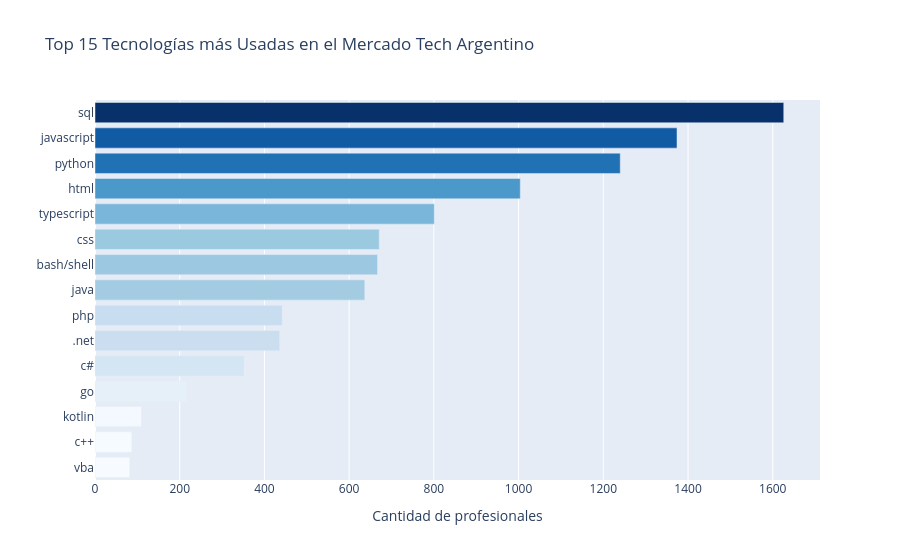

This figure's notebook cell:
### Code cell
### Celda 8 corregida — Filtrar valores no tecnológicos
excluir = ['ninguno de los anteriores', 'no utilizo', 'ninguna', 'otros', 'other']

tecnologias_exploded = df['tecnologias'].dropna().str.lower().str.split(',').explode()
tecnologias_exploded = tecnologias_exploded.str.strip()
tecnologias_exploded = tecnologias_exploded[~tecnologias_exploded.isin(excluir)]

top_techs = tecnologias_exploded.value_counts().head(15).reset_index()
top_techs.columns = ['tecnologia', 'cantidad']

fig = px.bar(
    top_techs,
    x='cantidad',
    y='tecnologia',
    orientation='h',
    title='Top 15 Tecnologías más Usadas en el Mercado Tech Argentino',
    labels={'cantidad': 'Cantidad de profesionales', 'tecnologia': ''},
    color='cantidad',
    color_continuous_scale='Blues'
)
fig.update_layout(coloraxis_showscale=False, yaxis={'categoryorder': 'total ascending'})
fig.show()

### Figure 1 — Plotly figure (JSON) as saved in the notebook; plotly's stock layout.template omitted (floating-point values rounded to 4 significant figures)
{"data": [{"hovertemplate": "Cantidad de profesionales=%{marker.color}<br>=%{y}<extra></extra>", "legendgroup": "", "marker": {"color": [1626, 1374, 1240, 1004, 801, 671, 667, 637, 442, 436, 352, 216, 110, 87, 82], "coloraxis": "coloraxis", "pattern": {"shape": ""}}, "name": "", "orientation": "h", "showlegend": false, "textposition": "auto", "type": "bar", "x": [1626, 1374, 1240, 1004, 801, 671, 667, 637, 442, 436, 352, 216, 110, 87, 82], "xaxis": "x", "y": ["sql", "javascript", "python", "html", "typescript", "css", "bash/shell", "java", "php", ".net", "c#", "go", "kotlin", "c++", "vba"], "yaxis": "y"}], "layout": {"barmode": "relative", "coloraxis": {"colorbar": {"title": {"text": "Cantidad de profesionales"}}, "colorscale": [[0, "rgb(247,251,255)"], [0.125, "rgb(222,235,247)"], [0.25, "rgb(198,219,239)"], [0.375, "rgb(158,202,225)"], [0.5, "rgb(107,174,214)"], [0.625, "rgb(66,146,198)"], [0.75, "rgb(33,113,181)"], [0.875, "rgb(8,81,156)"], [1, "rgb(8,48,107)"]], "showscale": false}, "legend": {"tracegroupgap": 0}, "title": {"text": "Top 15 Tecnologías más Usadas en el Mercado Tech Argentino"}, "xaxis": {"anchor": "y", "domain": [0, 1], "title": {"text": "Cantidad de profesionales"}}, "yaxis": {"anchor": "x", "categoryorder": "total ascending", "domain": [0, 1], "title": {"text": ""}}}}
